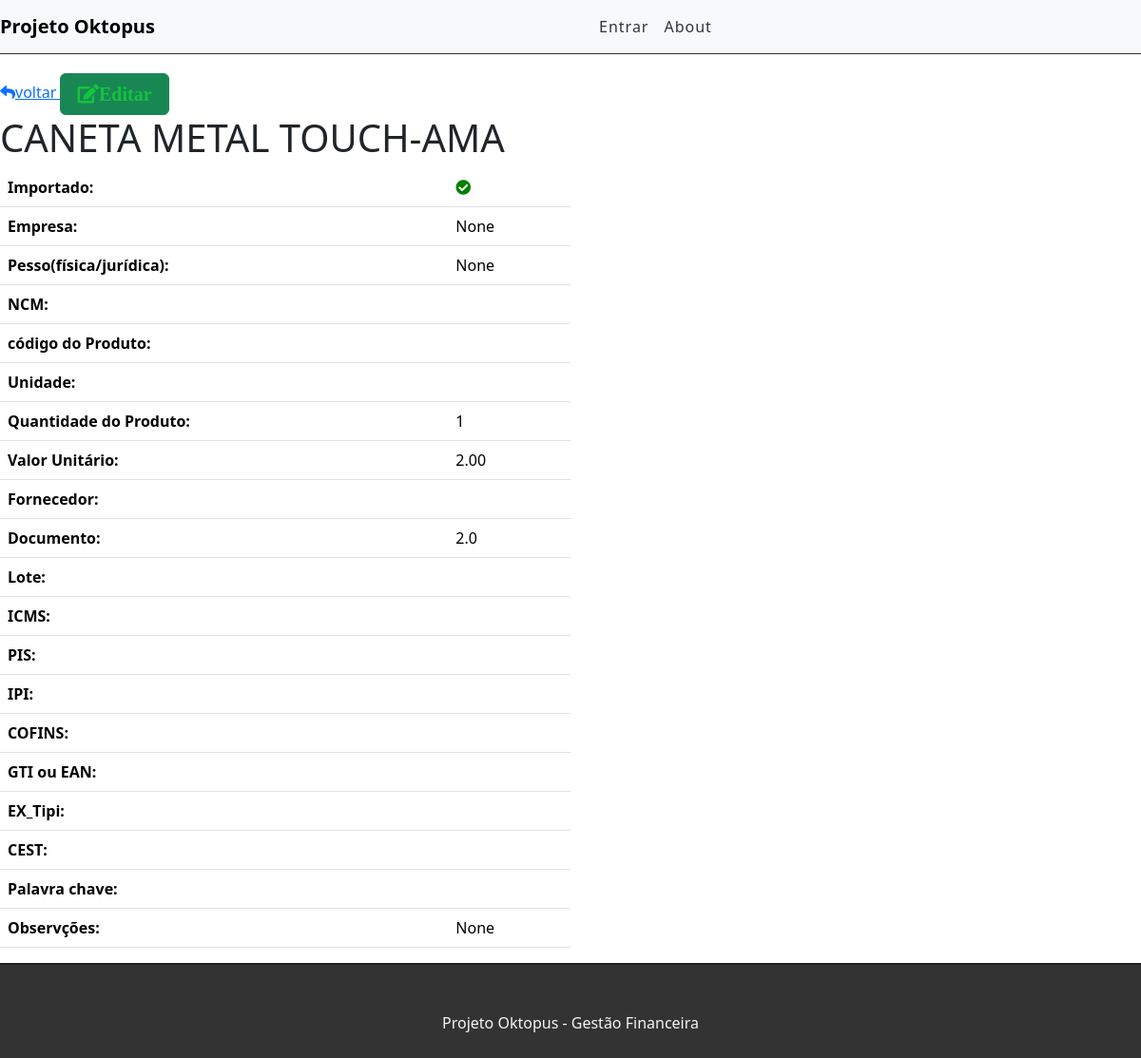
The app's page /produto/2 with its own data.
### produtos/models.py (models this page shows, shortened)
class Produto(models.Model):
    STATUS = (('fisica', 'Fisica'),('juridica', 'Juridica'))
    pessoa = models.CharField(
        max_length =8,
        choices = STATUS,
    )
    ativo = models.BooleanField(default=True)
    empresa = models.CharField(max_length=255,blank=True, null=True)
    importado = models.BooleanField(blank=True, null=True)
    produto = models.CharField(max_length=100, blank=True, null=True)
    qtde = models.IntegerField(blank=True, null=True)
    valorUn = models.DecimalField('valor unitário', max_digits=7, decimal_places=2)
    estoque_minimo = models.PositiveBigIntegerField('estoque minimo', default=0,blank=True, null=True)
    estoque = models.IntegerField(blank=True, null=True)
    obs = models.TextField(blank=True, null=True)
    fornecedor = models.CharField(max_length=255,blank=True)
    os = models.CharField(max_length=8,blank=True)
    docto = models.CharField(max_length=15,blank=True, null=True)
    codigo = models.CharField(max_length=20,blank=True)
    pessoa = models.CharField(max_length=255,blank=True, null=True)
    STATUSun = (('un', 'UN'),('pc', 'PC'),('cx', 'CX'),('dz', 'DZ'),('cj', 'CJ'),('mt', 'MT'),('m2', 'M2'),('kg', 'KG'),('frd', 'FRD'))
    un = models.CharField(
        max_length =3,
        choices = STATUSun,
        blank=True
    )
    icms = models.CharField(max_length=255,blank=True)
    ipi = models.CharField(max_length=255,blank=True)
    cofins = models.CharField(max_length=255,blank=True)
    dt_created = models.DateTimeField(auto_now_add = True)
    dt_update = models.DateTimeField(auto_now = True)
    lote = models.CharField(max_length=8,blank=True)
    codProd = models.CharField(max_length=20,blank=True,verbose_name='código do produto')
    qtde_tot = models.IntegerField(blank=True,null=True,)
    class Meta:
        ordering = ('produto',)

### produtos/views.py (the view)
# urls.py: path('produto/<int:id>', views.viewProduto, name='view-produto' ),
def viewProduto(request, id):
    produto = get_object_or_404(Produto, pk=id)
    return render(request, 'produtos/produto.html', {'produto':produto})

### produtos/templates/produtos/produto.html (shortened to what this page needs)
{% extends 'base.html' %}
{% block conteudo %}
  <span><a href='/listaproduto/'> <i class="fas fa-reply"></i>voltar
    <button type="button" class="btn btn-success">
      <span>
        <a href='/editproduto/{{produto.id}}'>
          <span><i class='fas fa-edit'>Editar</i></span>
        </a>
      </span>
    </button>
  </span>
<h1>{{produto.produto}}</h1>
<div class="col-sm-6">
  <table class="table table-user-information">
    <tbody>
      <tr>
        <th class="text-right">Importado:</th>
          <td>
            {% if produto.importado %}
                <i class="fa fa-check-circle ok"></i>
            {% else %}
                <i class='fas fa-minus-circle no'></i>
            {% endif %}
          </td>
        </tr>
        <tr>
          <th class="text-right">Empresa:</th>
                <td>{{produto.empresa}}</td>
        </tr>
        <tr>
          <th class="text-right">Pesso(física/jurídica):</th>
              <td>{{produto.pessoa}}</td>
        </tr>
        <tr>
          <th class="text-right">NCM:</th>
              <td>{{produto.ncm}}</td>
        </tr>
        <tr>
          <th class="text-right">código do Produto:</th>
              <td>{{produto.codProd}}</td>
        </tr>
        <tr>
          <th class="text-right">Unidade:</th>
              <td>{{produto.un}}</td>
        </tr>
        <tr>
          <th class="text-right">Quantidade do Produto:</th>
              <td>{{produto.qtde}}</td>
        </tr>
        <tr>
          <th class="text-right">Valor Unitário:</th>
              <td>{{produto.valorUn}}</td>
        </tr>
        <tr>
          <th class="text-right">Fornecedor:</th>
              <td>{{produto.fornecedor}}</td>
        </tr>
        <tr>
          <th class="text-right">Documento:</th>
              <td>{{produto.docto}}</td>
        </tr>
        <tr>
          <th class="text-right">Lote:</th>
              <td>{{produto.lote}}</td>
        </tr>
        <tr>
          <th class="text-right">ICMS:</th>
              <td>{{produto.icms}}</td>
        </tr>
        <tr>
          <th class="text-right">PIS:</th>
              <td>{{produto.pis}}</td>
        </tr>
        <tr>
          <th class="text-right">IPI:</th>
              <td>{{produto.ipi}}</td>
        </tr>
        <tr>
          <th class="text-right">COFINS:</th>
              <td>{{produto.cofins}}</td>
        </tr>
        <tr>
          <th class="text-right">GTI ou EAN:</th>
              <td>{{produto.gtinOuEan}}</td>
        </tr>
        <tr>
          <th class="text-right">EX_Tipi:</th>
              <td>{{produto.extipi}}</td>
        </tr>
        <tr>
          <th class="text-right">CEST:</th>
              <td>{{produto.cest}}</td>
        </tr>
        <tr>
          <th class="text-right">Palavra chave:</th>
              <td>{{produto.palchav}}</td>
        </tr>
        <tr>
          <th class="text-right">Observções:</th>
              <td>{{produto.obs}}</td>
        </tr>
    </tbody>
  </table>
</div>
{% endblock%}

### core/static/css/styles.css (style rules this page uses)
.fas.fa-trash, .fas.fa-edit, .fas.fa-thumbs-up { cursor: pointer; margin: 5px; font-size: 20px; float: right; }
.fas.fa-edit { color: #13c43f; }
.fa-check-circle { color: green; }

### records on screen
Produto: produto "CANETA METAL TOUCH-AMA", empresa "None", pessoa "None", qtde "1", valorUn "2.00", docto "2.0", obs "None"
